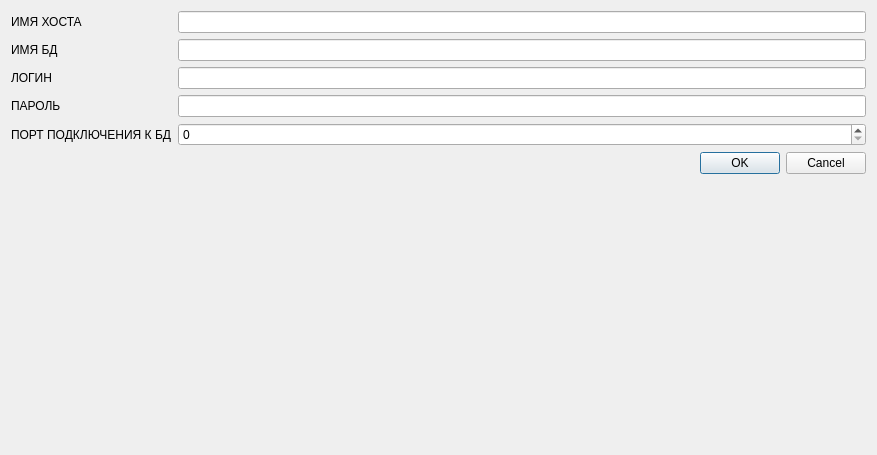
<?xml version="1.0" encoding="UTF-8"?>
<ui version="4.0">
 <class>Dialog</class>
 <widget class="QDialog" name="Dialog">
  <property name="geometry">
   <rect>
    <x>0</x>
    <y>0</y>
    <width>877</width>
    <height>455</height>
   </rect>
  </property>
  <property name="windowTitle">
   <string>Dialog</string>
  </property>
  <layout class="QFormLayout" name="formLayout">
   <item row="0" column="0">
    <widget class="QLabel" name="name_host">
     <property name="text">
      <string>ИМЯ ХОСТА</string>
     </property>
    </widget>
   </item>
   <item row="0" column="1">
    <widget class="QLineEdit" name="lineEdit"/>
   </item>
   <item row="1" column="0">
    <widget class="QLabel" name="name_bd">
     <property name="text">
      <string>ИМЯ БД</string>
     </property>
    </widget>
   </item>
   <item row="1" column="1">
    <widget class="QLineEdit" name="lineEdit_2"/>
   </item>
   <item row="2" column="0">
    <widget class="QLabel" name="login">
     <property name="text">
      <string>ЛОГИН</string>
     </property>
    </widget>
   </item>
   <item row="2" column="1">
    <widget class="QLineEdit" name="lineEdit_3"/>
   </item>
   <item row="3" column="0">
    <widget class="QLabel" name="password">
     <property name="text">
      <string>ПАРОЛЬ</string>
     </property>
    </widget>
   </item>
   <item row="3" column="1">
    <widget class="QLineEdit" name="lineEdit_4"/>
   </item>
   <item row="4" column="0">
    <widget class="QLabel" name="label_5">
     <property name="text">
      <string>ПОРТ ПОДКЛЮЧЕНИЯ К БД</string>
     </property>
    </widget>
   </item>
   <item row="4" column="1">
    <widget class="QSpinBox" name="spinBox"/>
   </item>
   <item row="5" column="1">
    <widget class="QDialogButtonBox" name="buttonBox">
     <property name="orientation">
      <enum>Qt::Orientation::Horizontal</enum>
     </property>
     <property name="standardButtons">
      <set>QDialogButtonBox::StandardButton::Cancel|QDialogButtonBox::StandardButton::Ok</set>
     </property>
    </widget>
   </item>
  </layout>
 </widget>
 <resources/>
 <connections>
  <connection>
   <sender>buttonBox</sender>
   <signal>accepted()</signal>
   <receiver>Dialog</receiver>
   <slot>accept()</slot>
   <hints>
    <hint type="sourcelabel">
     <x>248</x>
     <y>254</y>
    </hint>
    <hint type="destinationlabel">
     <x>157</x>
     <y>274</y>
    </hint>
   </hints>
  </connection>
  <connection>
   <sender>buttonBox</sender>
   <signal>rejected()</signal>
   <receiver>Dialog</receiver>
   <slot>reject()</slot>
   <hints>
    <hint type="sourcelabel">
     <x>316</x>
     <y>260</y>
    </hint>
    <hint type="destinationlabel">
     <x>286</x>
     <y>274</y>
    </hint>
   </hints>
  </connection>
 </connections>
</ui>
